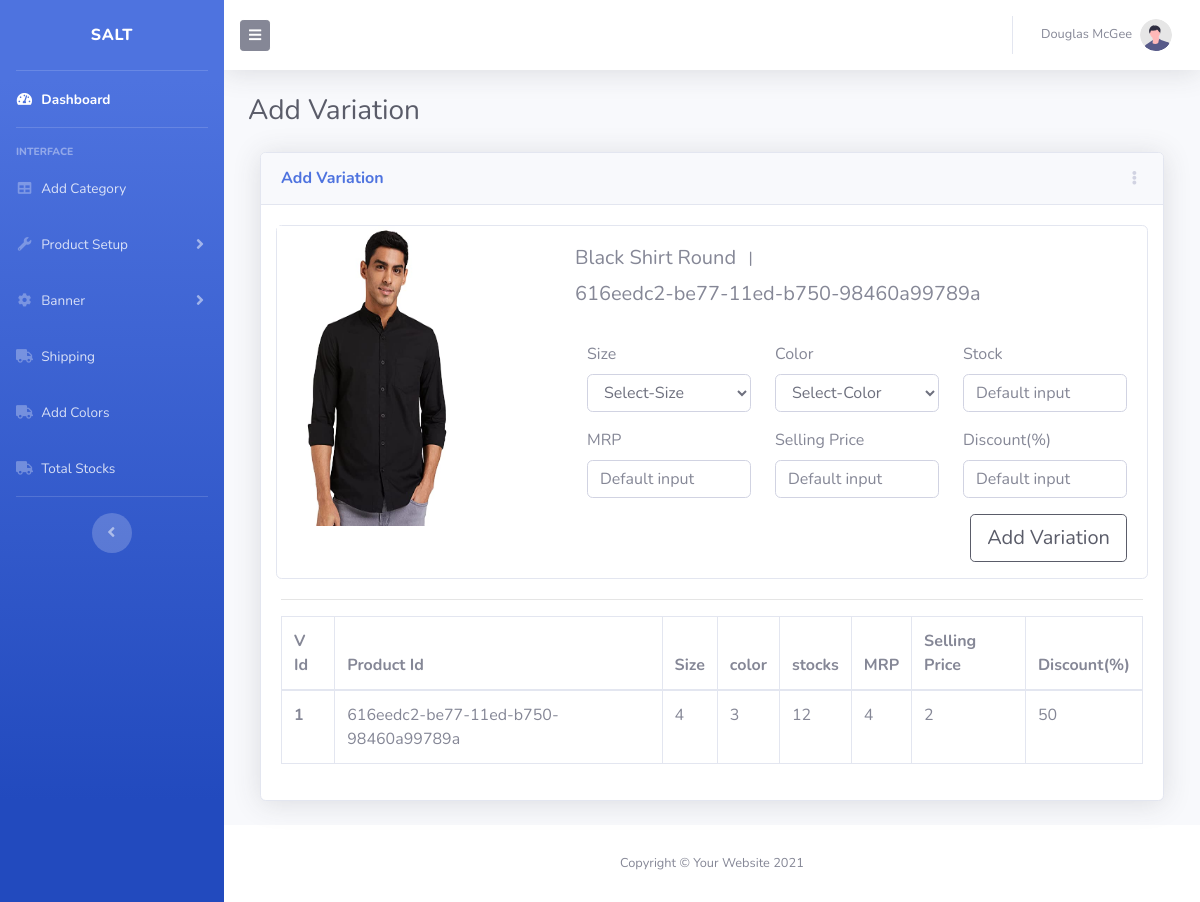
/add-variation/616eedc2-be77-11ed-b750-98460a99789a, run on the app's committed database.
### tables this page shows
CREATE TABLE `tbl_main_product` (
  `product_id` int(12) NOT NULL,
  `product_uuid` varchar(255) NOT NULL,
  `product_name` varchar(255) NOT NULL,
  `slug_product` varchar(255) NOT NULL,
  `brand_name` varchar(25) NOT NULL,
  `article_no` varchar(100) NOT NULL,
  `parent_cat_id` int(2) NOT NULL,
  `child_cat_id` int(2) NOT NULL,
  `slug_cat_child` varchar(255) DEFAULT NULL,
  `product_main_image` varchar(255) NOT NULL,
  `product_short_description` varchar(255) NOT NULL,
  `product_long_description` varchar(255) NOT NULL,
  `product_size` varchar(255) NOT NULL,
  `product_size_name` varchar(255) NOT NULL,
  `product_color` varchar(255) NOT NULL,
  `product_color_name` varchar(255) NOT NULL,
  `product_quantity` int(100) NOT NULL,
  `product_mrp` int(6) NOT NULL,
  `product_selling_price` int(6) NOT NULL,
  `discount_percentage` int(2) NOT NULL,
  `created_at` timestamp(6) NOT NULL DEFAULT current_timestamp(6) ON UPDATE current_timestamp(6),
  `updated_at` timestamp(6) NOT NULL DEFAULT '0000-00-00 00:00:00.000000',
  `status` int(2) NOT NULL DEFAULT 1,
  `isActive` int(2) NOT NULL DEFAULT 1
);

CREATE TABLE `tbl_product_variation` (
  `variant_id` int(11) NOT NULL,
  `product_id` int(11) NOT NULL,
  `variation_uuid` varchar(255) NOT NULL,
  `product_uuid` varchar(255) NOT NULL,
  `product_size` varchar(255) NOT NULL,
  `product_size_name` varchar(255) NOT NULL,
  `product_color` varchar(255) NOT NULL,
  `product_color_name` varchar(255) NOT NULL,
  `product_mrp` int(6) NOT NULL,
  `product_selling_price` int(6) NOT NULL,
  `discount_percentage` int(2) NOT NULL,
  `product_quantity` int(11) NOT NULL,
  `created_at` timestamp(6) NOT NULL DEFAULT current_timestamp(6) ON UPDATE current_timestamp(6),
  `isDeleted` int(2) NOT NULL,
  `isActive` int(2) NOT NULL DEFAULT 1,
  `status` int(2) NOT NULL DEFAULT 1
);

### application/controllers/Admin/Admin_Controller.php (called while the page is built, shortened)
<?php
class Admin_Controller extends CI_Controller {
	function __construct() {
		$this->load->helper('url');
        $this->load->model('Admin_model');
	}
	public function add_variation($product_uuid)
	{
		$data['selected_product'] = $this->Admin_model->fetchSingleProduct($product_uuid);
		$data['product_sizes'] = $this->Admin_model->showSizes();
		$data['product_colors'] = $this->Admin_model->showColors();
		$data['variation'] = $this->Admin_model->fetchProductVariationDetails($product_uuid);
		$this->load->view('admin/header');
		$this->load->view('admin/side_nav');
		$this->load->view('admin/top_nav');
		$this->load->view('admin/add_variation', $data);
		$this->load->view('admin/footer');
	}
}

### index.php (called while the page is built, shortened)
<?php
require_once BASEPATH.'core/CodeIgniter.php';

### application/models/Admin_model.php (called while the page is built, shortened)
<?php
 class Admin_Model extends CI_Model{
    public function fetchSingleProduct($product_uuid)
    {
        $query = "SELECT product_id,product_uuid,product_color,product_name,article_no,product_main_image FROM tbl_main_product WHERE product_uuid='$product_uuid'";
        $q = $this->db->query($query);
        if ($q->num_rows() > 0) {
               return $q->result();
          }
          else {
              return NULL;
          }
    }
    public function fetchProductVariationDetails($product_id)
    {
        $query = "SELECT variant_id,product_id,product_uuid,product_size,
        product_color,product_mrp,product_selling_price,discount_percentage,
        product_quantity FROM tbl_product_variation WHERE product_uuid='$product_id'";
        $q = $this->db->query($query);
        if ($q->num_rows() > 0) {
               return $q->result();
          }
          else {
              return NULL;
          }
    }
}

### application/views/admin/add_variation.php (the view, shortened to what this page needs)
<!DOCTYPE html>
<html lang="en">
<head>
</head>
<body>
<div class="container-fluid">
 <div class="d-sm-flex align-items-center justify-content-between mb-4">
     <h1 class="h3 mb-0 text-gray-800">Add Variation</h1>
 </div>
  <div class="col-xl-12 col-lg-12">
         <div class="card shadow mb-4">
             <div
                 class="card-header py-3 d-flex flex-row align-items-center justify-content-between">
                 <h6 class="m-0 font-weight-bold text-primary">Add Variation</h6>
                 <div class="dropdown no-arrow">
                     <a class="dropdown-toggle" href="#" role="button" id="dropdownMenuLink"
                         data-toggle="dropdown" aria-haspopup="true" aria-expanded="false">
                         <i class="fas fa-ellipsis-v fa-sm fa-fw text-gray-400"></i>
                     </a>
                 </div>
             </div>
             <div class="card-body">
            <div class="form-row">
                    <form>
            <div class="card mb-1" style="">
  <div class="row no-gutters">
    <div class="col-md-4">
      <img class=""  src="<?= base_url('uploads/'.$selected_product[0]->product_main_image); ?>" height="300" width="200" alt="...">
    </div>
    <div class="col-md-8">
      <div class="card-body">
        <div class="row">
            <h5 class="card-title"><?= ($selected_product[0]->product_name);?></h5> &nbsp;&nbsp; | &nbsp;&nbsp;
            <h5 class="card-title"><?= ($selected_product[0]->product_uuid);?></h5>
        </div>
        <div class="row mt-4">
          <div class='col'>
          <div class="form-group">
                    <label for="">Size</label>
                    <select class="form-control"  name="product_size" id="product_size">
                    <option value='0'>Select-Size</option>
                    </select>
                  </div>
          </div>
          <div class='col'>
          <div class="form-group">
          <label for="exampleFormControlSelect1">Color</label>
                <select class="form-control" name="product_color" id="product_color">
                <option value=''>Select-Color</option>
                </select>
              </div>
          </div>
          <div class='col'>
              <label for="exampleFormControlSelect1">Stock</label>
              <input class="form-control" name="product_quantity" id="product_quantity" type="text" placeholder="Default input">
          </div>
        </div>
        <div class="row">
          <div class='col'>
          <label for="exampleFormControlSelect1">MRP</label>
              <input class="form-control" name="product_mrp" id="product_mrp" type="text" placeholder="Default input">
          </div>
          <div class='col'>
          <label for="exampleFormControlSelect1">Selling Price</label>
              <input class="form-control" name="product_selling_price" id="product_selling_price" type="text" placeholder="Default input">
          </div>
          <div class='col'>
          <label for="exampleFormControlSelect1">Discount(%)</label>
              <input class="form-control" name="discount_percentage" id="discount_percentage" type="text" placeholder="Default input">
          </div>
        </div>
  <button type="button" onclick='saveProductVariationDetails()' class="btn btn-outline-dark btn-lg my-3 ml-1 float-right">Add Variation</button>
      </div>
    </div>
      </div>
    </div>
    </form>
</div>
          <hr>
          <table class="table table-bordered">
  <thead>
    <tr>
      <th scope="col">V Id</th>
      <th scope="col">Product Id</th>
      <th scope="col">Size</th>
      <th scope="col">color</th>
      <th scope="col">stocks</th>
      <th scope="col">MRP</th>
      <th scope="col">Selling Price</th>
      <th scope="col">Discount(%)</th>
    </tr>
  </thead>
  <tbody>
    <?php
    if(isset($variation)){
      foreach($variation as $vari):
    ?>
    <tr>
      <th scope="row"><?= $vari->variant_id; ?></th>
      <td><?= $vari->product_uuid; ?></td>
      <td><?= $vari->product_size; ?></td>
      <td><?= $vari->product_color; ?></td>
      <td><?= $vari->product_quantity; ?></td>
      <td><?= $vari->product_mrp; ?></td>
      <td><?= $vari->product_selling_price; ?></td>
      <td><?= $vari->discount_percentage; ?></td>
    </tr>
    <?php endforeach;} ?>
  </tbody>
</table>
         </div>
     </div>
</div>
</div>
</body>
</html>

### data on the page
tbl_main_product: product_main_image (picture), product_name "Black Shirt Round", product_uuid "616eedc2-be77-11ed-b750-98460a99789a"
tbl_product_variation: variant_id "1", product_uuid "616eedc2-be77-11ed-b750-98460a99789a", product_size "4", product_color "3", product_quantity "12", product_mrp "4", product_selling_price "2", discount_percentage "50"
